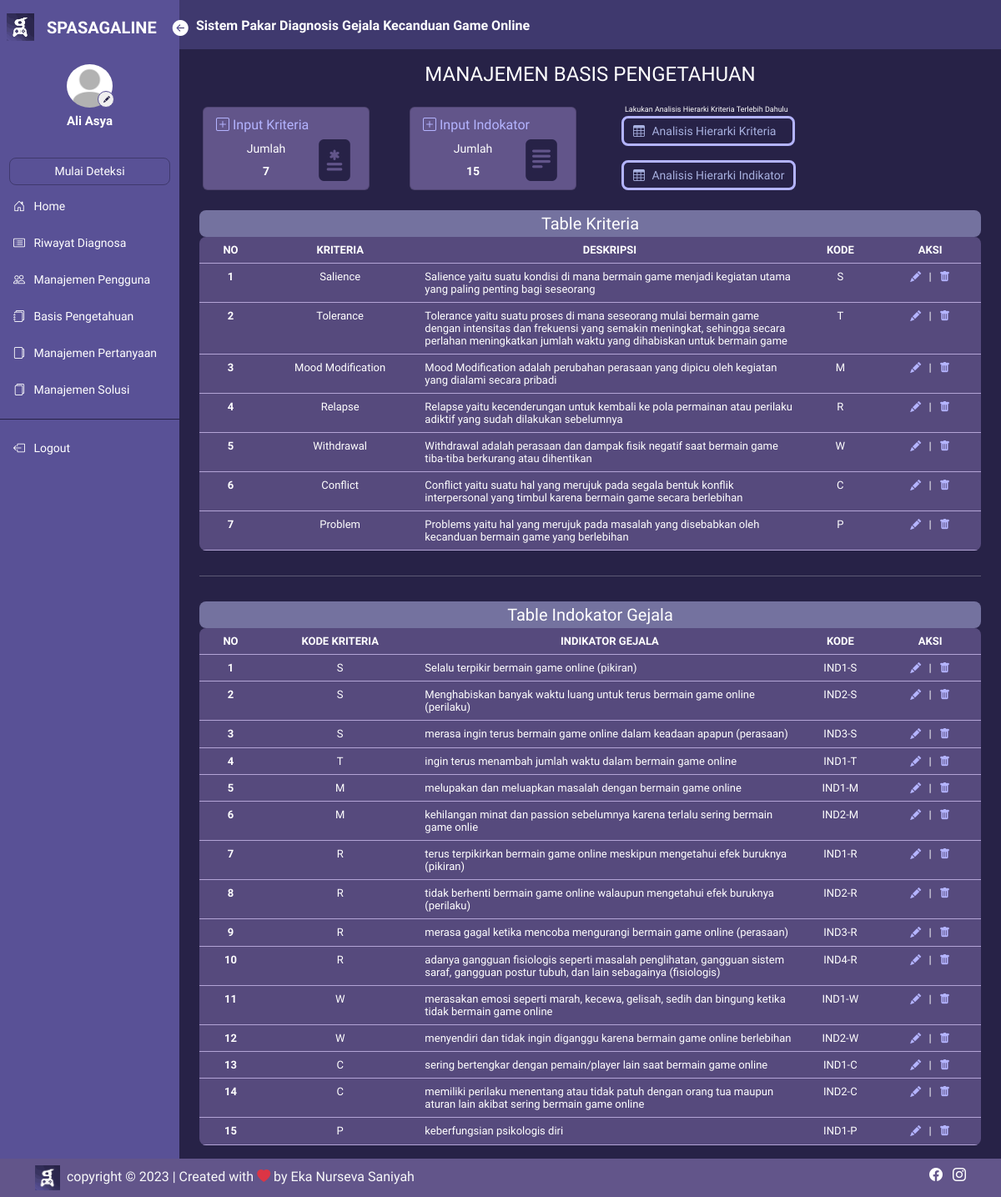
Page /basis/index.php (signed in) on the committed database.
### tables this page shows
CREATE TABLE `user` (
  `iduser` int(11) NOT NULL,
  `nama` varchar(50) NOT NULL,
  `username` varchar(45) NOT NULL,
  `password` varchar(100) NOT NULL,
  `email` varchar(50) NOT NULL,
  `foto` varchar(50) NOT NULL,
  `level` varchar(30) NOT NULL
);

CREATE TABLE `kriteria` (
  `idkriteria` int(11) NOT NULL,
  `kode_kriteria` varchar(20) NOT NULL,
  `nama_kriteria` varchar(50) NOT NULL,
  `deskripsi` text NOT NULL
);

CREATE TABLE `ind_gejala` (
  `idindikator` int(11) NOT NULL,
  `kode_indikator` varchar(20) NOT NULL,
  `indikator` text NOT NULL,
  `idkriteria` int(11) NOT NULL,
  `cf_pakar` double NOT NULL
);

### controller/controller_main.php (called while the page is built, shortened)
<?php
$conn = mysqli_connect("localhost", "root", "", "spasagaline");
function query($query)
{
    global $conn;
    $result = mysqli_query($conn, $query);
    $rows = [];
    while ($row = mysqli_fetch_assoc($result)) {
        $rows[] = $row;
    }
    return $rows;
}
function jumlah_data($data)
{
    global $conn;
    $query = mysqli_query($conn, $data);
    $jumlah_data = mysqli_num_rows($query);
    return $jumlah_data;
}
function generateRandomKey()
{
    $keyLength = 32;
    $randomBytes = openssl_random_pseudo_bytes($keyLength, $strong);
    if (!$strong) {
        $randomBytes = random_bytes($keyLength);
    }
    return base64_encode($randomBytes);
}
function enkripsi($kata)
{
    $key = generateRandomKey();
    $string = openssl_encrypt($kata, 'AES-256-CBC', $key, 0, substr($key, 0, 16));
    $hasilEnkripsi = base64_encode($key . $string);
    return $hasilEnkripsi;
}
function dekripsi($kata)
{
    $string = base64_decode($kata);
    $key = substr($string, 0, 44);
    $enkripsi = substr($string, 44);
    $hasil = openssl_decrypt($enkripsi, 'AES-256-CBC', $key, 0, substr($key, 0, 16));
    return $hasil;
}
?>

### basis/index.php (the view, shortened to what this page needs)
<?php
$id = dekripsi($_COOKIE['SPASAGALINENS']);
$user = query("SELECT * FROM user WHERE iduser = $id")[0];
$jumlah_kriteria = jumlah_data("SELECT * FROM kriteria");
$jumlah_ind = jumlah_data("SELECT * FROM ind_gejala");
$krit = query("SELECT * FROM kriteria ORDER BY idkriteria DESC");
$kriteria = query("SELECT * FROM kriteria");
$indikator = query("SELECT * FROM ind_gejala");
?>
<html lang="en">
<head>
    <link href="https://cdn.jsdelivr.net/npm/bootstrap@5.3.0/dist/css/bootstrap.min.css" rel="stylesheet"
>
    <link rel="stylesheet" href="https://cdn.jsdelivr.net/npm/bootstrap-icons@1.10.5/font/bootstrap-icons.css">
    <link rel="stylesheet" href="https://cdn.datatables.net/1.13.4/css/jquery.dataTables.min.css">
    <link rel="stylesheet" href="../style.css">
</head>
<body>
    <div class="main-container d-flex">
        <?php
        require_once('../sidenav/sidebar.php');
        ?>
        <div class="content">
            <?php
            require_once('../sidenav/navbar.php');
            ?>
            <div class="contents px-4 py-3">
                <h4 class="text-white text-center pb-3">MANAJEMEN BASIS PENGETAHUAN</h4>
                <div class="row px-3">
                    <div class="card me-5">
                        <div class="card-body">
                            <a href="input_kriteria.php" class="fw-medium">
                                <i class="bi bi-plus-square"></i>
                                <span>Input Kriteria</span>
                            </a>
                            <h6 class="card-subtitle">Jumlah</h6>
                            <p class="card-text fw-bold">
                                <?= $jumlah_kriteria; ?>
                            </p>
                            <i class="icon bi bi-file-medical-fill"></i>
                        </div>
                    </div>
                    <div class="card">
                        <div class="card-body">
                            <button class="fw-medium" data-bs-toggle="modal" data-bs-target="#staticBackdrop">
                                <i class="bi bi-plus-square"></i>
                                <span>Input Indokator</span>
                            </button>
                            <h6 class="card-subtitle">Jumlah</h6>
                            <p class="card-text fw-bold">
                                <?= $jumlah_ind; ?>
                            </p>
                            <i class="icon bi bi-file-text-fill"></i>
                        </div>
                    </div>
                </div>
                <div class="btn-ahp">
                    <span style="font-size: 9px; color: white; margin-left: 10px;">Lakukan Analisis Hierarki Kriteria
                        Terlebih Dahulu</span>
                    <div class="ahp fw-medium mt-2">
                        <button style="background: none; border: none;">
                            <a href="ahp_kriteria.php" style="padding-right: 20px;">
                                <i class="bi bi-table"></i>
                                Analisis Hierarki Kriteria
                            </a>
                        </button>
                    </div>
                    <div class="ahp fw-medium mt-2">
                        <button style="background: none; border: none;">
                            <a data-bs-toggle="modal" data-bs-target="#ahpindikator">
                                <i class="bi bi-table"></i>
                                Analisis Hierarki Indikator
                            </a>
                        </button>
                    </div>
                </div>
                <h5 class="jdl mt-4">Table Kriteria</h5>
                <div class="tabel mb-4">
                    <table id="example" class="table table-hover text-center">
                        <thead>
                            <tr>
                                <th scope="col">NO</th>
                                <th scope="col">KRITERIA</th>
                                <th scope="col">DESKRIPSI</th>
                                <th scope="col">KODE</th>
                                <th scope="col">AKSI</th>
                            </tr>
                        </thead>
                        <tbody>
                            <?php
                            $i = 1; foreach ($kriteria as $k):
                                $enkripsi = enkripsi($k['idkriteria']);
                                ?>
                                <tr>
                                    <th class="no">
                                        <?php echo $i; ?>
                                    </th>
                                    <td class="ind">
                                        <?= $k['nama_kriteria']; ?>
                                    </td>
                                    <td class="g">
                                        <?= $k['deskripsi']; ?>
                                    </td>
                                    <td class="kg">
                                        <?= $k['kode_kriteria']; ?>
                                    </td>
                                    <td class="aksi">
                                        <a href="edit_kriteria.php?id=<?= $enkripsi; ?>"><i
                                                class="bi bi-pencil-fill"></i></a> | <button
                                            style="border: none; background: none;" id="deleteKriteria"
                                            onclick="deleteKriteria(<?= $k['idkriteria']; ?>)"><i
                                                class="bi bi-trash-fill"></i></button>
                                    </td>
                                </tr>
                                <?php
                                $i++;
                            endforeach;
                            ?>
                        </tbody>
                    </table>
                </div>
                <hr class="garis">
                <h5 class="jdl">Table Indokator Gejala</h5>
                <div class="tabel">
                    <table id="example2" class="table table-hover text-center">
                        <thead>
                            <tr>
                                <th scope="col">NO</th>
                                <th scope="col">KODE KRITERIA</th>
                                <th scope="col">INDIKATOR GEJALA</th>
                                <th scope="col">KODE</th>
                                <th scope="col">AKSI</th>
                            </tr>
                        </thead>
                        <tbody>
                            <?php
                            $j = 1; foreach ($indikator as $g):
                                $enkripsi = enkripsi($g['idindikator']);
                                ?>
                                <tr>
                                    <th class="no">
                                        <?php echo $j; ?>
                                    </th>
                                    <?php
                                    $idkriteria = $g['idkriteria'];
                                    $kode_kriteria = query("SELECT kode_kriteria FROM kriteria WHERE idkriteria = $idkriteria")[0];
                                    ?>
                                    <td class="ind">
                                        <?= $kode_kriteria['kode_kriteria']; ?>
                                    </td>
                                    <td class="g">
                                        <?= $g['indikator']; ?>
                                    </td>
                                    <td class="kg">
                                        <?= $g['kode_indikator']; ?>
                                    </td>
                                    <td class="aksi">
                                        <a href="edit_indikator.php?id=<?= $enkripsi; ?>"><i
                                                class="bi bi-pencil-fill"></i></a> | <button
                                            style="border: none; background: none;" id="deleteIndikator"
                                            onclick="deleteIndikator(<?= $g['idindikator']; ?>)"><i
                                                class="bi bi-trash-fill"></i></button>
                                    </td>
                                </tr>
                                <?php
                                $j++;
                            endforeach;
                            ?>
                        </tbody>
                    </table>
                </div>
            </div>
        </div>
    </div>
    <?php
    require_once('../sidenav/footer.php');
    ?>
</body>
</html>

### sidenav/sidebar.php (shortened to what this page needs)
<div class="sidebar" id="side_nav">
    <div class="header-box px-2 pt-3 pb-3 d-flex">
        <img src="../img/Logo.png" alt="spasagaline">
        <span class="fs-5 fw-bold text-white" style="margin-top: 1.6px;">SPASAGALINE</span>
        <button id="btnside" class="btn px-0 py-0 text-white btn-open">
            <i class="bi bi-arrow-left-circle-fill"></i>
        </button>
    </div>
    <div class="profil">
        <img src="../profil/<?= $user['foto']; ?>" class="rounded-circle" alt="profi">
        <a href="../pengguna/profil.php"><button class="rounded-circle"><i class="bi bi-pencil-fill"></i></button></a>
        <h1>
            <?= $user['nama']; ?>
        </h1>
    </div>
    <ul class="list-unstyled pt-2 fw-medium">
        <li class="">
            <a type="button" class="text-decoration-none d-block text-center" data-bs-toggle="modal"
                data-bs-target="#deteksi">Mulai Deteksi</a>
        </li>
        <li class="">
            <a href="../pengguna" class="text-decoration-none d-block">
                <i class="bi bi-house-door"></i>
                <span>Home</span>
            </a>
        </li>
        <li class="">
            <a href="../riwayat" class="text-decoration-none d-block">
                <i class="bi bi-card-list"></i>
                <span>Riwayat Diagnosa</span>
            </a>
        </li>
        <li class="">
            <a href="../manajemen_pengguna" class="text-decoration-none d-block">
                <i class="bi bi-people"></i>
                <span>Manajemen Pengguna</span>
            </a>
        </li>
        <li class="">
            <a href="../basis" class="text-decoration-none d-block">
                <i class="bi bi-journals"></i>
                <span>Basis Pengetahuan</span>
            </a>
        </li>
        <li class="">
            <a href="../pertanyaan" class="text-decoration-none d-block">
                <i class="bi bi-files-alt"></i>
                <span>Manajemen Pertanyaan</span>
            </a>
        </li>
        <li class="">
            <a href="../kategori_solusi" class="text-decoration-none d-block">
                <i class="bi bi-files"></i>
                <span>Manajemen Solusi</span>
            </a>
        </li>
    </ul>
    <hr class="hr-color">
    <ul class="list-unstyled fw-medium">
        <li>
            <a href="../logout.php" class="text-decoration-none d-block">
                <i class="bi bi-box-arrow-left"></i>
                <span>Logout</span>
            </a>
        </li>
    </ul>
</div>

### rows in the picture
user: foto (placeholder picture), nama "Ali Asya"
kriteria: nama_kriteria "Salience", deskripsi "Salience yaitu suatu kondisi di mana bermain game menjadi kegiatan utama yang paling penting bagi seseorang", kode_kriteria "S"
kriteria: nama_kriteria "Tolerance", deskripsi "Tolerance yaitu suatu proses di mana seseorang mulai bermain game dengan intensitas dan frekuensi yang semakin meningkat, sehingga secara perlahan meningkatkan jumlah waktu yang dihabiskan untuk bermain game", kode_kriteria "T"
kriteria: nama_kriteria "Mood Modification", deskripsi "Mood Modification adalah perubahan perasaan yang dipicu oleh kegiatan yang dialami secara pribadi", kode_kriteria "M"
kriteria: nama_kriteria "Relapse", deskripsi "Relapse yaitu kecenderungan untuk kembali ke pola permainan atau perilaku adiktif yang sudah dilakukan sebelumnya", kode_kriteria "R"
kriteria: nama_kriteria "Withdrawal", deskripsi "Withdrawal adalah perasaan dan dampak fisik negatif saat bermain game tiba-tiba berkurang atau dihentikan", kode_kriteria "W"
kriteria: nama_kriteria "Conflict", deskripsi "Conflict yaitu suatu hal yang merujuk pada segala bentuk konflik interpersonal yang timbul karena bermain game secara berlebihan", kode_kriteria "C"
kriteria: nama_kriteria "Problem", deskripsi "Problems yaitu hal yang merujuk pada masalah yang disebabkan oleh kecanduan bermain game yang berlebihan", kode_kriteria "P"
ind_gejala: idkriteria.kode_kriteria "S", indikator "Selalu terpikir bermain game online (pikiran)", kode_indikator "IND1-S"
ind_gejala: idkriteria.kode_kriteria "S", indikator "Menghabiskan banyak waktu luang untuk terus bermain game online (perilaku)", kode_indikator "IND2-S"
ind_gejala: idkriteria.kode_kriteria "S", indikator "merasa ingin terus bermain game online dalam keadaan apapun (perasaan)", kode_indikator "IND3-S"
ind_gejala: idkriteria.kode_kriteria "T", indikator "ingin terus menambah jumlah waktu dalam bermain game online", kode_indikator "IND1-T"
ind_gejala: idkriteria.kode_kriteria "M", indikator "melupakan dan meluapkan masalah dengan bermain game online", kode_indikator "IND1-M"
ind_gejala: idkriteria.kode_kriteria "M", indikator "kehilangan minat dan passion sebelumnya karena terlalu sering bermain game onlie", kode_indikator "IND2-M"
ind_gejala: idkriteria.kode_kriteria "R", indikator "terus terpikirkan bermain game online meskipun mengetahui efek buruknya (pikiran)", kode_indikator "IND1-R"
ind_gejala: idkriteria.kode_kriteria "R", indikator "tidak berhenti bermain game online walaupun mengetahui efek buruknya (perilaku)", kode_indikator "IND2-R"
ind_gejala: idkriteria.kode_kriteria "R", indikator "merasa gagal ketika mencoba mengurangi bermain game online (perasaan)", kode_indikator "IND3-R"
ind_gejala: idkriteria.kode_kriteria "R", indikator "adanya gangguan fisiologis seperti masalah penglihatan, gangguan sistem saraf, gangguan postur tubuh, dan lain sebagainya (fisiologis)", kode_indikator "IND4-R"
ind_gejala: idkriteria.kode_kriteria "W", indikator "merasakan emosi seperti marah, kecewa, gelisah, sedih dan bingung ketika tidak bermain game online", kode_indikator "IND1-W"
ind_gejala: idkriteria.kode_kriteria "W", indikator "menyendiri dan tidak ingin diganggu karena bermain game online berlebihan", kode_indikator "IND2-W"
ind_gejala: idkriteria.kode_kriteria "C", indikator "sering bertengkar dengan pemain/player lain saat bermain game online", kode_indikator "IND1-C"
ind_gejala: idkriteria.kode_kriteria "C", indikator "memiliki perilaku menentang atau tidak patuh dengan orang tua maupun aturan lain akibat sering bermain game online", kode_indikator "IND2-C"
ind_gejala: idkriteria.kode_kriteria "P", indikator "keberfungsian psikologis diri", kode_indikator "IND1-P"

### other values in the picture
$jumlah_kriteria "7"
$jumlah_ind "15"
